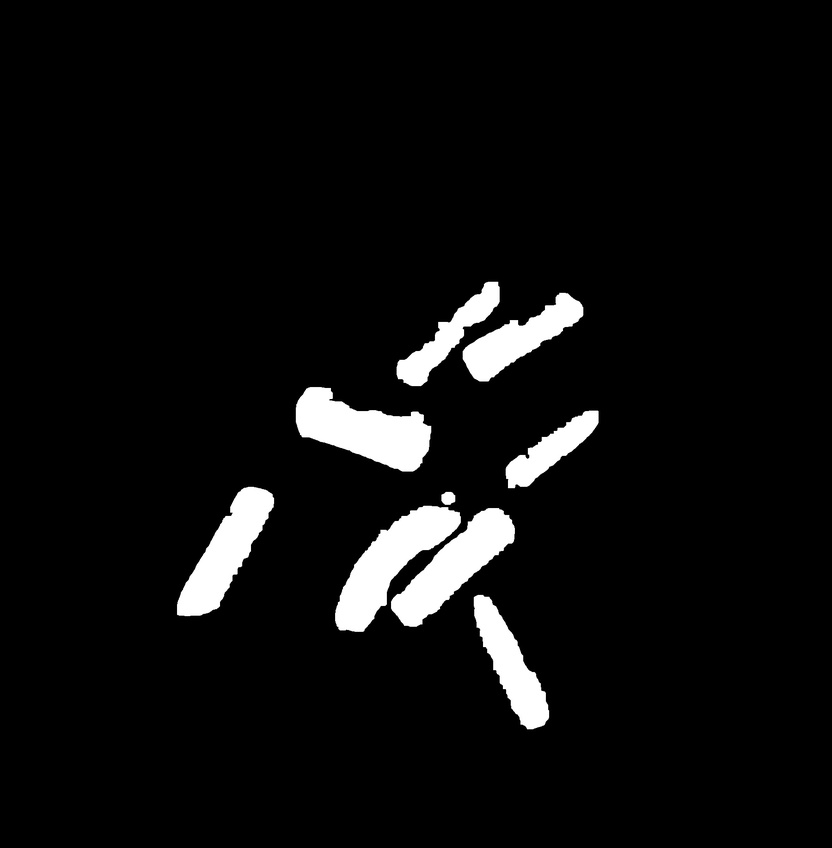
#> input picture test.jpg, 832 x 848 px, shrunk from 1800 x 1836 before the run
$ jupyter execute Untitled.ipynb   (shell and % lines are left out)   (older library calls are emulated)
#> lines starting #> are read from the running program, lines starting #| are printed output that depends on the picture; after the words box and inside, x2 and y2 are one past the last pixel; in counts of white or black regions, pixels touching at a corner belong together
[cell 1]
import cv2
from matplotlib import pyplot as plt
import numpy as np
import math

[cell 2]
def plot(string='',*images):
    ncols=2
    nrows=int(math.ceil(len(images)/2.0))
    fig, ax = plt.subplots(nrows, ncols,gridspec_kw = {'wspace':0, 'hspace':0},facecolor='.5')
    plt.axis('off')
    for i in range(0,len(images)):
        plt.subplot(nrows,ncols,i+1),plt.imshow(images[i],cmap='binary_r')
        plt.text(0,0,string+'\n')
        plt.axis('off')
    plt.show()

[cell 3]
crop_array=[]
open_mask=cv2.imread("test.jpg",0)
#> open_mask is the input picture: shape (848, 832); min 0, max 255, mean 13.8
plot("s",open_mask)

[cell 4]
im, contours, hierarchy = cv2.findContours(open_mask, cv2.RETR_EXTERNAL, cv2.CHAIN_APPROX_SIMPLE)
#> contours = 230 contours, 224 with area under 20; largest, box (x1, y1, x2, y2) and area: (328, 488, 520, 635) 14904, (392, 278, 587, 392) 9444, (289, 384, 434, 475) 7364, (172, 480, 280, 621) 6316, (470, 592, 552, 733) 5039, (502, 408, 602, 496) 3530
print("num of contours: {}".format(len(contours)))
#| num of contours: 230


mult = 1.2
img_box = cv2.cvtColor(open_mask.copy(), cv2.COLOR_GRAY2BGR)
for cnt in contours:
    rect = cv2.minAreaRect(cnt)
    box = cv2.boxPoints(rect)
    box = np.int0(box)


    W = rect[1][0]
    H = rect[1][1]
    if W*H>=200:
        Xs = [i[0] for i in box]
        Ys = [i[1] for i in box]
        x1 = min(Xs)
        x2 = max(Xs)
        y1 = min(Ys)
        y2 = max(Ys)
        temp=img_box.copy()
        cv2.drawContours(temp, [box], 0, (0,255,0), 2)
        rotated = False
        angle = rect[2]

        if W<H:
            angle+=90
            rotated = True

        center = (int((x1+x2)/2), int((y1+y2)/2))
        size = (int(mult*(x2-x1)),int(mult*(y2-y1)))

        M = cv2.getRotationMatrix2D((size[0]/2, size[1]/2), angle, 1.0)

        cropped = cv2.getRectSubPix(img_box, size, center)
        cropped = cv2.warpAffine(cropped, M, size)

        croppedW = W if not rotated else H
        croppedH = H if not rotated else W

        croppedRotated = cv2.getRectSubPix(cropped, (int(croppedW*mult), int(croppedH*mult)), (size[0]/2, size[1]/2))
        crop_array.append(croppedRotated)
        plot(str(rect[2]),temp,croppedRotated)
#> this loop made 230 passes
#> (rect, box, W, H, Xs, Ys, x1, x2) on pass 54: (((509.8, 660.4), (51.48, 154.9), -23.63), [[517, 741], [455, 599], [502, 579], [564, 721]], 51.48, 154.9, [517, 455, 502, 564], [741, 599, 579, 721], 455, 564)
#> (W, H, Xs, Ys, x1, x2, y1, y2) on passes 107, 116, 170, 179, 228: (212.4, 108.1, [373, 301, 459, 531], [675, 594, 453, 534], 301, 531, 453, 675), (160.9, 56.43, [211, 161, 240, 289], [636, 609, 468, 495], 161, 289, 468, 636), (126.8, 43.51, [511, 486, 590, 615], [503, 467, 395, 431], 486, 615, 395, 503), (71.29, 149.6, [424, 279, 297, 442], [483, 445, 376, 414], 279, 442, 376, 483), (204, 94.45, [422, 372, 545, 595], [427, 347, 238, 319], 372, 595, 238, 427)
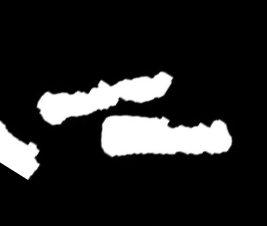
#> cropped: shape (226, 267, 3); min 0, max 255, mean 36.4
#> after the loop, crop_array = 6 items
